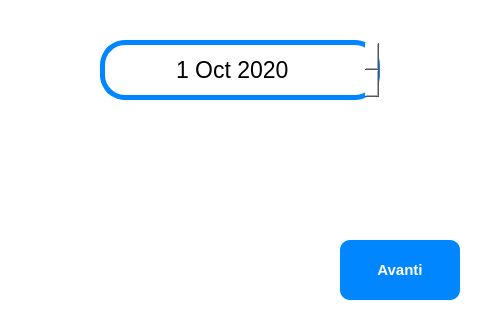
<?xml version="1.0" encoding="UTF-8"?>
<ui version="4.0">
 <class>Inserisci_Data_Scadenza_Window</class>
 <widget class="QWidget" name="Inserisci_Data_Scadenza_Window">
  <property name="geometry">
   <rect>
    <x>0</x>
    <y>0</y>
    <width>480</width>
    <height>315</height>
   </rect>
  </property>
  <property name="windowTitle">
   <string>Data Scadenza</string>
  </property>
  <property name="styleSheet">
   <string notr="true">background-color: rgb(255, 255, 255);</string>
  </property>
  <widget class="QPushButton" name="cancel_btn_">
   <property name="geometry">
    <rect>
     <x>410</x>
     <y>0</y>
     <width>51</width>
     <height>31</height>
    </rect>
   </property>
   <property name="font">
    <font>
     <pointsize>10</pointsize>
     <weight>50</weight>
     <bold>false</bold>
    </font>
   </property>
   <property name="styleSheet">
    <string notr="true">background-color: rgb(0, 134, 255);
background-color: rgb(255, 255, 255);
                 color: rgb(255, 255, 255);
             
background-color: rgb(0, 134, 255);</string>
   </property>
   <property name="text">
    <string/>
   </property>
   <property name="icon">
    <iconset resource="img_resources.qrc">
     <normaloff>:/cancel/res/cancel.png</normaloff>:/cancel/res/cancel.png</iconset>
   </property>
   <property name="flat">
    <bool>true</bool>
   </property>
  </widget>
  <widget class="QPushButton" name="avanti_btn">
   <property name="geometry">
    <rect>
     <x>340</x>
     <y>240</y>
     <width>120</width>
     <height>60</height>
    </rect>
   </property>
   <property name="font">
    <font>
     <family>Segoe UI</family>
     <pointsize>11</pointsize>
     <weight>75</weight>
     <bold>true</bold>
    </font>
   </property>
   <property name="styleSheet">
    <string notr="true">background-color: rgb(0, 134, 255);

color: rgb(255, 255, 255);
border-radius:10px;</string>
   </property>
   <property name="text">
    <string>Avanti</string>
   </property>
  </widget>
  <widget class="QDateEdit" name="data_scad_dateEdit">
   <property name="enabled">
    <bool>true</bool>
   </property>
   <property name="geometry">
    <rect>
     <x>100</x>
     <y>40</y>
     <width>280</width>
     <height>60</height>
    </rect>
   </property>
   <property name="font">
    <font>
     <family>Segoe UI</family>
     <pointsize>17</pointsize>
     <weight>50</weight>
     <bold>false</bold>
    </font>
   </property>
   <property name="tabletTracking">
    <bool>false</bool>
   </property>
   <property name="focusPolicy">
    <enum>Qt::StrongFocus</enum>
   </property>
   <property name="styleSheet">
    <string notr="true">QDateEdit::down-button {


     image: url(:/arrows/res/down_arrow.png);
     width:50px;


     }


     QDateEdit::up-button {


     image: url(:/arrows/res/up_arrow.png);
     width: 50px;
     }


     QDateEdit {
     color: rgb(0, 0, 0);
	background-color: rgb(255, 255, 255);
     border-radius:25px;
border: 5px solid rgb(0, 134, 255);


}</string>
   </property>
   <property name="alignment">
    <set>Qt::AlignCenter</set>
   </property>
   <property name="dateTime">
    <datetime>
     <hour>0</hour>
     <minute>0</minute>
     <second>0</second>
     <year>2020</year>
     <month>10</month>
     <day>1</day>
    </datetime>
   </property>
  </widget>
  <widget class="QPushButton" name="keyboard_btn">
   <property name="geometry">
    <rect>
     <x>10</x>
     <y>235</y>
     <width>120</width>
     <height>70</height>
    </rect>
   </property>
   <property name="font">
    <font>
     <pointsize>10</pointsize>
    </font>
   </property>
   <property name="styleSheet">
    <string notr="true">background-color: rgb(255, 255, 255);
image: url(:/keyboard/res/keyboard.png);

color: rgb(255, 255, 255);
border-radius:10px;</string>
   </property>
   <property name="text">
    <string/>
   </property>
   <property name="flat">
    <bool>false</bool>
   </property>
  </widget>
  <widget class="QLabel" name="label_2">
   <property name="geometry">
    <rect>
     <x>0</x>
     <y>0</y>
     <width>480</width>
     <height>320</height>
    </rect>
   </property>
   <property name="styleSheet">
    <string notr="true">image: url(:/sfondo_data_scadenza/res/pagina_MICROONE_ins_data_scad.png);</string>
   </property>
   <property name="text">
    <string/>
   </property>
  </widget>
  <zorder>label_2</zorder>
  <zorder>cancel_btn_</zorder>
  <zorder>avanti_btn</zorder>
  <zorder>data_scad_dateEdit</zorder>
  <zorder>keyboard_btn</zorder>
 </widget>
 <resources>
  <include location="img_resources.qrc"/>
 </resources>
 <connections>
  <connection>
   <sender>cancel_btn_</sender>
   <signal>clicked()</signal>
   <receiver>Inserisci_Data_Scadenza_Window</receiver>
   <slot>close()</slot>
   <hints>
    <hint type="sourcelabel">
     <x>55</x>
     <y>285</y>
    </hint>
    <hint type="destinationlabel">
     <x>239</x>
     <y>159</y>
    </hint>
   </hints>
  </connection>
 </connections>
</ui>
